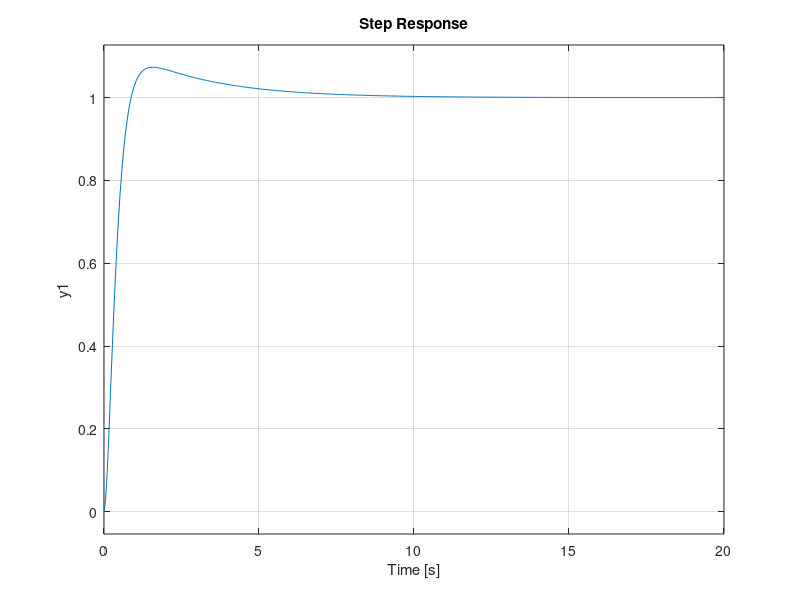
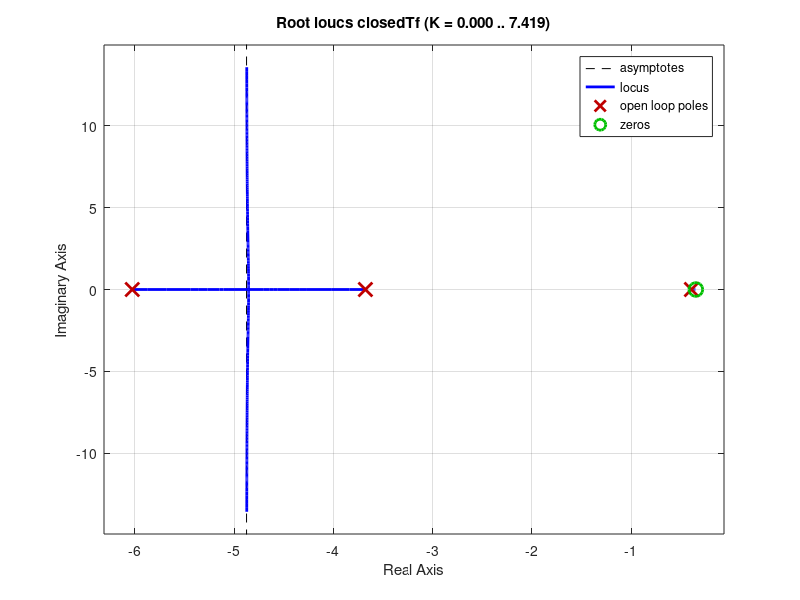

These figures' MATLAB source, in order: (Note: this script raises an error after producing the figures.)
clear; clc

% plant transfer function
%GP = tf(25, [1, 10.1, 1])
GP = zpk([], [-0.1 -10], 25)

%% LINEAR CONTROLLER

% controlSystemDesigner(GP)
% With Control System Toolbox, interactively we found the configuration of
% the PI "k*(s+c)/s" controler to satisfy our design requirements:
% 1) Rise time < 0.6 seconds
% 2) Overshoot < 8%

% The configuration is saved to "dcControllerTuning.mat"
% Uncomment the following line to launch the toolbox with the configuration:
% controlSystemDesigner("dcControllerTuning.mat")

c = 0.35;
k = 1;

% controller transfer function
%GC = tf([k * 1, k * c], [1, 0])
GC = zpk(-c, 0, k)

% closed loop transfer function
closedTf = feedback(GP * GC, 1)

% plots
figure; step(closedTf)
figure; rlocus(closedTf)

%% FUZZY CONTROLLER

% Design fuzzy controller
fis = mamfis('AndMethod', "min", 'ImplicationMethod', "min", 'AggregationMethod', "max", 'DefuzzificationMethod', "centroid");

numInputMfs = 7;
fis = addInput(fis, [-1 1], 'Name', "e", 'NumMFs', numInputMfs, 'MFType', "trimf");
fis = addInput(fis, [-1 1], 'Name', "De", 'NumMFs', numInputMfs, 'MFType', "trimf");
inputMfNames = ["NL", "NM", "NS", "ZR", "PS", "PM", "PL"];

% I/O fuzzy variables and membership functions
middleNode = -1;
leftNode = middleNode - 0.5;
rightNode = middleNode + 0.5;

for index = 1:numel(inputMfNames)
    fis.Input(1).MembershipFunctions(index).Name = inputMfNames(index);
    fis.Input(1).MembershipFunctions(index).Parameters = [leftNode middleNode rightNode];
    fis.Input(2).MembershipFunctions(index).Name = inputMfNames(index);
    fis.Input(2).MembershipFunctions(index).Parameters = [leftNode middleNode rightNode];

    middleNode = middleNode + 1/3;
    leftNode = middleNode - 0.5;
    rightNode = middleNode + 0.5;
end

fis = addOutput(fis, [-1 1], 'Name', "Du", 'NumMFs', 9, 'MFType', "trimf");
outputMfNames = ["NV" inputMfNames "PV"];
zeroIdxOutputMf = 5;

middleNode = -1;
leftNode = middleNode - 3/8;
rightNode = middleNode + 3/8;

for index = 1:numel(outputMfNames)
    fis.Output(1).MembershipFunctions(index).Name = outputMfNames(index);
    fis.Output(1).MembershipFunctions(index).Parameters = [leftNode middleNode rightNode];

    middleNode = middleNode + 1/4;
    leftNode = middleNode - 3/8;
    rightNode = middleNode + 3/8;
end

figure
subplot(311); plotmf(fis, 'input', 1); title("Input e")
subplot(312); plotmf(fis, 'input', 2); title("Input De")
subplot(313); plotmf(fis, 'output', 1); title("Output Du")
sgtitle("Membership functions I/O")

% Rule base
rowDim = 7;
colDim = 7;
rules = strings(rowDim, colDim);

% iterate over array diagonally and fill the matrix based on Mc Vicar and Wheelan template
numDiagonals = 7;

for idxDiag = 1:numDiagonals
    rowIdx = idxDiag;

    for j = 1:numDiagonals - idxDiag + 1

        if idxDiag == 1
            rules(rowIdx, j) = sprintf("De==%s & e==%s => Du=%s", inputMfNames(numInputMfs - rowIdx + 1), inputMfNames(j), "ZR");
            %rules(rowIdx,j) = sprintf("%s,%s,%s", inputMfNames(numInputMfs - rowIdx + 1), inputMfNames(j),"ZR");
        elseif idxDiag <= zeroIdxOutputMf - 1
            rules(rowIdx, j) = sprintf("De==%s & e==%s => Du=%s", inputMfNames(numInputMfs - rowIdx + 1), inputMfNames(j), outputMfNames(zeroIdxOutputMf - idxDiag + 1));
            %rules(rowIdx, j) = sprintf("%s,%s,%s", inputMfNames(numInputMfs - rowIdx + 1), inputMfNames(j), outputMfNames(zeroIdxOutputMf - idxDiag + 1));
            rules(j, rowIdx) = sprintf("De==%s & e==%s => Du=%s", inputMfNames(numInputMfs - j + 1), inputMfNames(rowIdx), outputMfNames(zeroIdxOutputMf + idxDiag - 1));
            %rules(j, rowIdx) = sprintf("%s,%s,%s", inputMfNames(numInputMfs - j + 1), inputMfNames(rowIdx), outputMfNames(zeroIdxOutputMf + idxDiag - 1));
        else
            rules(rowIdx, j) = sprintf("De==%s & e==%s => Du=%s", inputMfNames(numInputMfs - rowIdx + 1), inputMfNames(j), "NV");
            %rules(rowIdx, j) = sprintf("%s,%s,%s", inputMfNames(numInputMfs - rowIdx + 1), inputMfNames(j), "NV");

            rules(j, rowIdx) = sprintf("De==%s & e==%s => Du=%s", inputMfNames(numInputMfs - j + 1), inputMfNames(rowIdx), "PV");
            %rules(j, rowIdx) = sprintf("%s,%s,%s", inputMfNames(numInputMfs - j + 1), inputMfNames(rowIdx), "PV");
        end

        rowIdx = rowIdx + 1;
    end

end

fis = addRule(fis, rules(:));
writeFIS(fis, "flc")

% Uncomment these lines for GUI representation of fis object, fuzzy inference system
% plotfis(fis)
% fuzzy(fis)

%% Simulink closed loop unity negative feedback system
% Don't forget to configure your path: $(LOCAL)/flc for the fls.fis file to open in the simuluation.